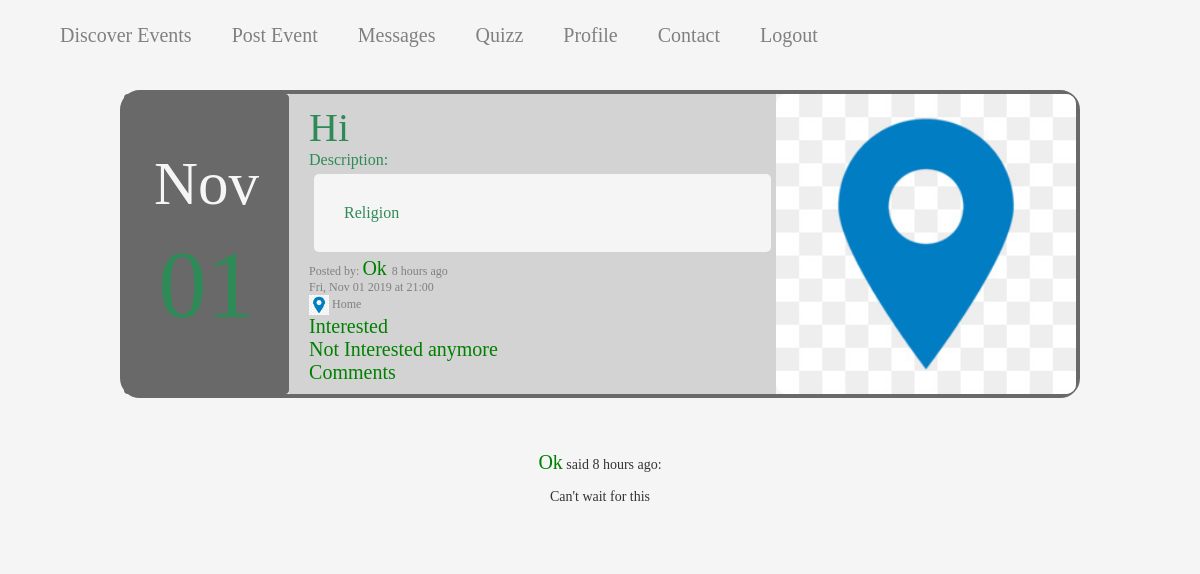
The page /post/1 (signed in) on the database its author committed.
### app/models.py (models this page shows, shortened)
class Post(db.Model):
    __tablename__ = 'post'
    id = db.Column(db.Integer, primary_key=True)
    title = db.Column(db.String(25))
    eventphoto = db.Column(db.String(50))
    date = db.Column(db.DateTime)
    time = db.Column(db.DateTime)
    venue = db.Column(db.String(70))
    body = db.Column(db.String(140))
    timestamp = db.Column(db.DateTime, index=True, default=datetime.utcnow)
    user_id = db.Column(db.Integer, db.ForeignKey('user.id'))
    userlist = db.relationship('UserList', backref='event_interested', lazy='dynamic')
    comments = db.relationship('Comment', backref='post', lazy='dynamic')

class User(UserMixin, db.Model):
    __tablename__ = 'user'
    id = db.Column(db.Integer, primary_key=True)
    username = db.Column(db.String(64), index=True, unique=True)
    email = db.Column(db.String(120), index=True, unique=True)
    password_hash = db.Column(db.String(128))
    profilepic = db.Column(db.String(50))
    posts = db.relationship('Post', backref='author', lazy='dynamic')
    about_me = db.Column(db.String(200))
    last_seen = db.Column(db.DateTime, default=datetime.utcnow)
    followed = db.relationship(
        'User', secondary=followers,
        primaryjoin=(followers.c.follower_id == id),
        secondaryjoin=(followers.c.followed_id == id),
        backref=db.backref('followers', lazy='dynamic'), lazy='dynamic')
    messages_sent = db.relationship('Message',foreign_keys='Message.sender_id',backref='author', lazy='dynamic')
    messages_received = db.relationship('Message',foreign_keys='Message.recipient_id',backref='recipient', lazy='dynamic')
    last_message_read_time = db.Column(db.DateTime)
    notifications = db.relationship('Notification', backref='user',lazy='dynamic')
    def new_messages(self):
        last_read_time = self.last_message_read_time or datetime(1900, 1, 1)
        return Message.query.filter_by(recipient=self).filter(
            Message.timestamp > last_read_time).count()

class Comment(db.Model):
    __tablename__="comments"
    id = db.Column(db.Integer, primary_key=True)
    post_id = db.Column(db.Integer, db.ForeignKey('post.id'))
    username = db.Column(db.String(20))
    body = db.Column(db.String(300))
    timestamp = db.Column(db.DateTime, index=True, default=datetime.utcnow)

### main.py (the view)
@app.route("/post/<post_id>")
@login_required
def post(post_id):
    post = Post.query.get_or_404(post_id)
    comments = post.comments.order_by(Comment.timestamp.desc())
    return render_template('showEvent.html', post=post, comments=comments)

### app/models.py (called while the page is built)
@login.user_loader
def load_user(id):
    return User.query.get(int(id))

### main.py (called while the page is built)
@app.before_request
def before_request():
    if current_user.is_authenticated:
        current_user.last_seen = datetime.utcnow()
        db.session.commit()

### app/templates/showEvent.html (shortened to what this page needs)
<head>
  <link rel="stylesheet" href="{{ url_for('static', filename='css/style.css') }}"/>
</head>
{% extends "base.html" %}
{% block app_content %}
{% if post %}
  {% include '_post.html' %}
{% endif %}
{% if comments %}
  {% for c in comments %}
  <div class="event-description" width="70%">
    <p>
      <a class="link" href="{{ url_for('user', username=c.username) }}">{{ c.username }}</a>
      said {{ moment(c.timestamp).fromNow() }}:
    </p>
    <p>{{ c.body }}</p>
  </div>
  {% endfor %}
{% endif %}
{% endblock %}

### app/templates/_post.html (shortened to what this page needs)
<head>
  <link rel="stylesheet" href="{{ url_for('static', filename='css/style.css') }}"/>
  <link rel="stylesheet" href="{{ url_for('static', filename='css/style.css') }}"/>
</head>
<div class="post">
  <table>
    <tr class="date">
      <td class="fondo">
        <p class="event-month">{{ post.date.strftime("%b") }}</p>
        <p class="event-day">{{ post.date.strftime("%d") }}</p>
      </td>
      <td class="event">
        <a href="{{ url_for('post', post_id=post.id) }}" class="event-name">
          {{ post.title }}
        </a>
        <br>
        Description:
        <div class="event-description">
          {{ post.body }}
        </div>
        <div class="event-info">
          Posted by:
          <a class="link" href="{{ url_for('user', username=post.author.username) }}">
            {{ post.author.username }}
          </a>
          {{ moment(post.timestamp).fromNow() }}
          <br>
          {{ post.date.strftime("%a, %b %d %Y") }}
          at {{ post.time.strftime("%H:%M") }}
          <br>
          <img src="../static/images/location.png" height="20px">
          {{ post.venue }}
        </div>
        {% if post.author.username != current_user.username %}
        <a class="link" href="{{ url_for('interested', post_id=post.id, user_id=current_user.id) }}">Interested</a>
        <br>
        <a class="link" href="{{ url_for('not_interested', post_id=post.id, user_id=current_user.id) }}">Not Interested anymore</a>
        <br>
        {% endif %}
        <a class="link" href="{{ url_for('comment', post_id=post.id)}}">Comments</a>
      </td>
      <td class="event-photo">
        <img src="{{ post.eventphoto }}">
      </td>
    </tr>
  </table>
</div>

### app/static/css/style.css (style rules this page uses)
body { background-color: whitesmoke; background-size: cover; font-family: Calibri; margin: 0; padding-bottom:150px; }
.link { color: green; font-size: 20px; margin-left: auto; margin-right: auto; text-align: center; }
p { max-width: 650px; margin-left: auto; margin-right: auto; text-align: center; }
.event { padding-left: 20px; background-color: lightgrey; width: 100%; color: seagreen; }
.event-name { color: seagreen; font-size: 40px; float: center; }
.event-month { color: whitesmoke; font-size: 61px; }
.event-day { font-size: 96px; text-align: center; color: seagreen; margin-bottom: 0; }
.event-description { background-color: whitesmoke; border-radius: 5px; padding: 30px; margin: 5px; }
.event-photo { align: center; }
.event-photo img { height: 300px; width: 300px; border-radius: 10px; object-fit: cover; background-color: beige; }
.event-info { font-size: 12px; color: grey; }
.fondo { background-color: dimgrey; border-radius: 4px; padding: 0 30px; }
table .date { padding: 0 30px; }
.post { border: 4px solid dimgrey; border-radius: 20px; width: 80%; margin: 20px auto; }

### rows shown on the page
Post: date "Nov", title "Hi", body "Religion", timestamp "8 hours ago", date "Fri, Nov 01 2019", time "21:00", venue "Home", eventphoto (picture)
User: author.username "Ok"
Comment: username "Ok", timestamp "8 hours ago", body "Can't wait for this"
